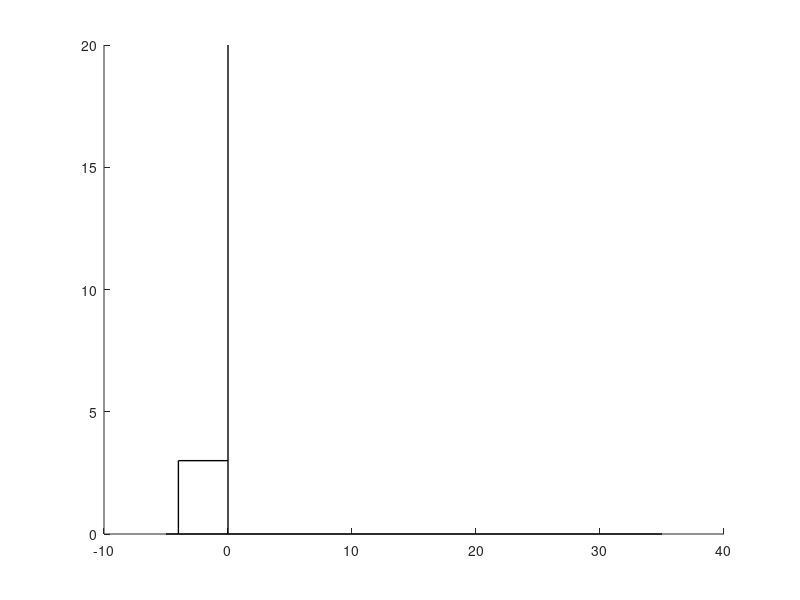

Reproduce this figure in MATLAB. (Note: this script raises an error after producing the figure.)
% 《应力波基础讲义》
% 塑性中心波的突然卸载

% 绘制X-t图
hold on

plot([-5, 35], [0, 0], "black", 'LineWidth', 1);
plot([0, 0], [0, 20], "black", 'LineWidth', 1);
plot([-4, -4], [0, 3], "black", 'LineWidth', 1);
plot([-4, 0], [3, 3], "black", 'LineWidth', 1);

mplot(0, 0, 30, 0.5, "black");
mplot(0, 0, 20, 1, "red");
mplot(0, 0, 18, 1.05, "red");
mplot(0, 0, 16, 1.1, "red");


A3 = nplot(0, 0, 1.4, 0, 3, 0.5, "red");
A2 = nplot(0, 0, 1.5, 0, 3, 0.5, "red");
A1 = nplot(0, 0, 1.6, 0, 3, 0.5, "red");
mplot(0, 3, A3(1), 0.5, "black");

E1 = mplot(A1(1), A1(2), 0, 0.5, "black");
E2 = mplot(A2(1), A2(2), 0, 0.5, "blue");
E3 = mplot(A3(1), A3(2), 0, 0.5, "green");

B1 = nplot(E1(1), E1(2), 0.5, 0, 0, 1.25, "black");
B2 = nplot(E2(1), E2(2), 0.5, 0, 0, 1.2, "blue");
B3 = nplot(E3(1), E3(2), 0.5, 0, 0, 1.15, "green");
mplot(0, 0, B1(1), 1.25, "red");
mplot(0, 0, B2(1), 1.2, "red");
mplot(0, 0, B3(1), 1.15, "red");

T1 = mplot(B1(1), B1(2), 0, 0.5, "black");
T2 = mplot(B2(1), B2(2), 0, 0.5, "blue");
T3 = mplot(B3(1), B3(2), 0, 0.5, "green");

C1 = nplot(T1(1), T1(2), 0.5, 0, 0, 1.1, "black");
C2 = nplot(T2(1), T2(2), 0.5, 0, 0, 1.05, "blue");
C3 = nplot(T3(1), T3(2), 0.5, 0, 0, 1.0, "green");
mplot(0, 0, C1(1), 1.1, "red");
mplot(0, 0, C2(1), 1.05, "red");
mplot(0, 0, C3(1), 1.0, "red");


function x2y2 = mplot(x1, y1, x2, k, color)

    if x1 < x2
        y2 = y1 + (x2 - x1) * k;
        x2y2(1) = x2;
        x2y2(2) = y2;
        plot([x1, x2], [y1, y2], color, 'LineWidth', 1);

        return;
    else
        y2 = y1 + (x1 - x2) * k;
        x2y2(1) = x2;
        x2y2(2) = y2;
        plot([x1, x2], [y1, y2], color, 'LineWidth', 1);

        return;
    end

end

function x2y2 = nplot(x1, y1, k1, x3, y3, k3, color)

    x2 = ((y3 - y1) + (k1 * x1 - k3 * x3)) / (k1 - k3);
    y2 = y1 + (x2 - x1) * k1;
    plot([x1, x2], [y1, y2], color, 'LineWidth', 1);
    x2y2(1) = x2;
    x2y2(2) = y2;
    return;
end
